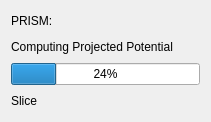
<?xml version="1.0" encoding="UTF-8"?>
<ui version="4.0">
 <class>prism_progressbar</class>
 <widget class="QDialog" name="prism_progressbar">
  <property name="geometry">
   <rect>
    <x>0</x>
    <y>0</y>
    <width>211</width>
    <height>122</height>
   </rect>
  </property>
  <property name="windowTitle">
   <string>Dialog</string>
  </property>
  <layout class="QHBoxLayout" name="horizontalLayout_3">
   <item>
    <layout class="QVBoxLayout" name="verticalLayout">
     <item>
      <layout class="QHBoxLayout" name="horizontalLayout_2">
       <item>
        <widget class="QLabel" name="lbl_Algorithm">
         <property name="text">
          <string>PRISM:</string>
         </property>
        </widget>
       </item>
      </layout>
     </item>
     <item>
      <widget class="QLabel" name="lbl_Description">
       <property name="text">
        <string>Computing Projected Potential</string>
       </property>
      </widget>
     </item>
     <item>
      <widget class="QProgressBar" name="progressBar">
       <property name="value">
        <number>24</number>
       </property>
      </widget>
     </item>
     <item>
      <layout class="QHBoxLayout" name="horizontalLayout">
       <item>
        <widget class="QLabel" name="lbl_calcStatus">
         <property name="text">
          <string>Slice</string>
         </property>
        </widget>
       </item>
      </layout>
     </item>
    </layout>
   </item>
  </layout>
 </widget>
 <resources/>
 <connections/>
</ui>
